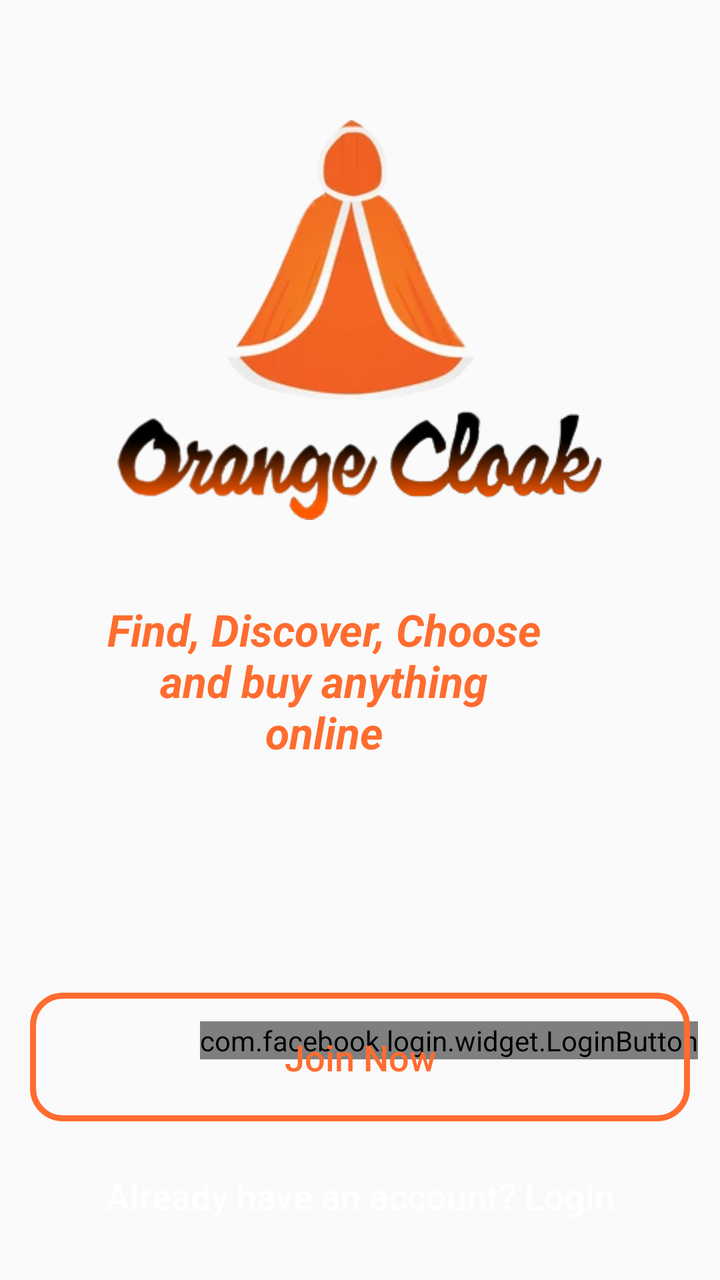
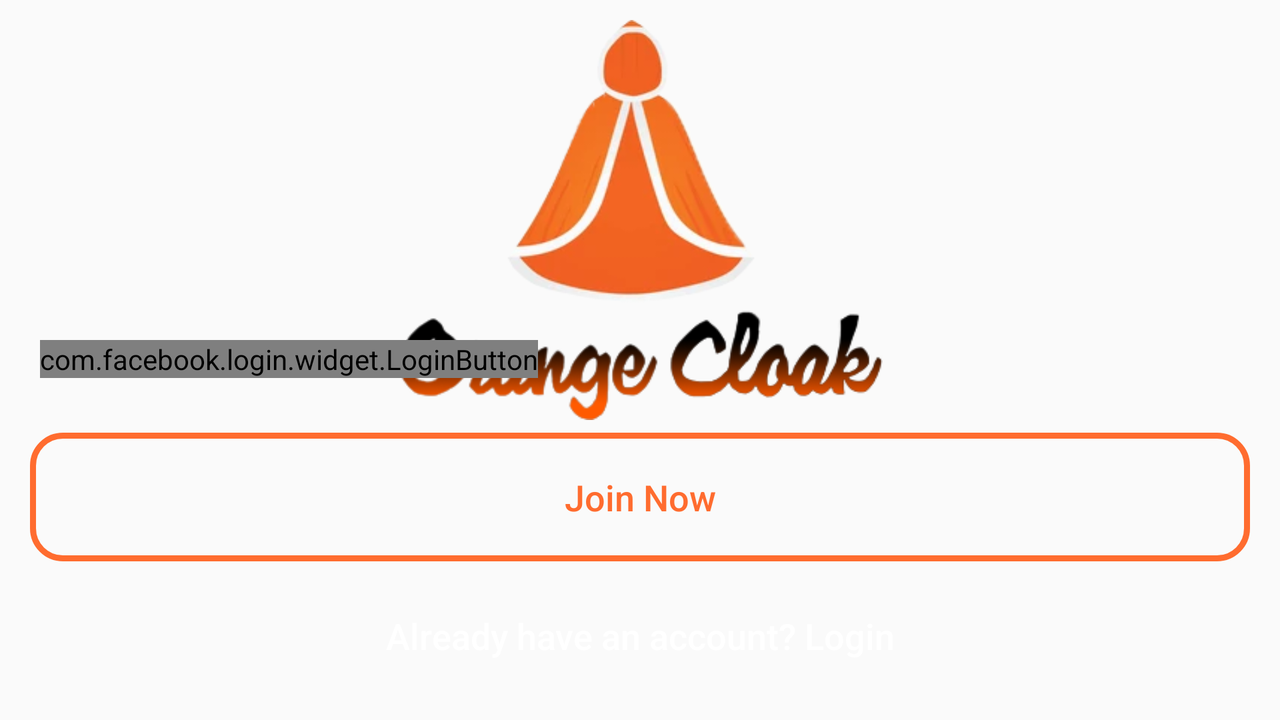

Compare how this app lays out the same screen by default and in its alternative resource folder. The renders come first, then the two layout files and the values they reference.
<!-- AndroidManifest.xml: application theme Theme.ECommerce -->
<!-- res/layout/activity_main.xml -->
<?xml version="1.0" encoding="utf-8"?>
<RelativeLayout xmlns:android="http://schemas.android.com/apk/res/android"
    xmlns:app="http://schemas.android.com/apk/res-auto"
    xmlns:tools="http://schemas.android.com/tools"
    android:layout_width="match_parent"
    android:layout_height="match_parent"
    tools:context=".MainActivity">

    <ImageView
        android:id="@+id/app_logo"
        android:layout_width="300dp"
        android:layout_height="200dp"
        android:layout_centerHorizontal="true"
        android:layout_marginTop="60dp"
        android:src="@drawable/applogo" />

    <TextView
        android:id="@+id/app_slogan"
        android:layout_width="220dp"
        android:layout_height="wrap_content"
        android:layout_alignParentTop="true"
        android:layout_alignParentEnd="true"
        android:layout_marginTop="300dp"
        android:layout_marginEnd="88dp"
        android:text="Find, Discover, Choose and buy anything online"
        android:textAlignment="center"
        android:textColor="@color/orange"
        android:textSize="22sp"
        android:textStyle="bold|italic" />

    <Button
        android:id="@+id/main_login_btn"
        android:layout_width="match_parent"
        android:layout_height="wrap_content"
        android:layout_alignParentBottom="true"
        android:layout_alignParentStart="true"
        android:layout_marginBottom="10dp"
        android:layout_marginLeft="15dp"
        android:layout_marginRight="15dp"
        android:background="@drawable/buttons"
        android:padding="20dp"
        android:textAllCaps="false"
        android:textSize="18sp"
        android:text="Already have an account? Login"
        android:textColor="@android:color/white"
        />

    <Button
        android:id="@+id/main_join_now_btn"
        android:layout_width="match_parent"
        android:layout_height="wrap_content"
        android:layout_marginBottom="5dp"
        android:layout_above="@+id/main_login_btn"
        android:layout_marginLeft="15dp"
        android:layout_marginRight="15dp"
        android:background="@drawable/input_design"
        android:padding="20dp"
        android:textAllCaps="false"
        android:textSize="18sp"
        android:text="Join Now"
        android:textColor="@color/orange"
        />

    <com.facebook.login.widget.LoginButton
        android:id="@+id/login_button"
        android:layout_width="wrap_content"
        android:layout_height="wrap_content"
        android:layout_gravity="center_horizontal"
        android:layout_below="@id/app_slogan"
        android:layout_marginLeft="100dp"
        android:layout_marginTop="130dp"
        android:layout_marginBottom="30dp" />

</RelativeLayout>
<!-- resources referenced by this layout -->
<resources>
  <color name="orange">#FF6C2F</color>
  <!-- drawable applogo: png bitmap (drawable, 52487 bytes) -->
  <!-- drawable input_design (drawable) -->
  <?xml version="1.0" encoding="utf-8"?>
  <shape xmlns:android="http://schemas.android.com/apk/res/android">
  
      <stroke
          android:width="3dp"
          android:color="@color/orange" />
  
      <corners android:radius="15dp" />
  </shape>
  <style name="Theme.ECommerce" parent="Theme.AppCompat.Light.NoActionBar">
          
          <item name="colorPrimary">@color/orange</item>
          <item name="colorPrimaryVariant">@color/orange_dark</item>
          <item name="colorOnPrimary">@color/white</item>
          
          <item name="colorSecondary">@color/teal_200</item>
          <item name="colorSecondaryVariant">@color/orange</item>
          <item name="colorOnSecondary">@color/black</item>
          
          <item name="android:statusBarColor" tools:targetApi="l">?attr/colorPrimaryVariant</item>
          
      </style>
  <color name="orange_dark">#ab3200</color>
  <color name="white">#FFFFFFFF</color>
  <color name="teal_200">#FF03DAC5</color>
  <color name="black">#FF000000</color>
</resources>
<!-- res/layout-land/activity_main.xml (the repository's variant of the layout above) -->
<!-- drawn on the phone turned sideways -->
<?xml version="1.0" encoding="utf-8"?>
<RelativeLayout xmlns:android="http://schemas.android.com/apk/res/android"
    xmlns:app="http://schemas.android.com/apk/res-auto"
    xmlns:tools="http://schemas.android.com/tools"
    android:layout_width="match_parent"
    android:layout_height="match_parent"
    tools:context=".MainActivity">

    <ImageView
        android:id="@+id/app_logo"
        android:layout_width="300dp"
        android:layout_height="200dp"
        android:layout_centerHorizontal="true"
        android:layout_marginTop="10dp"
        android:src="@drawable/applogo" />

    <Button
        android:id="@+id/main_login_btn"
        android:layout_width="match_parent"
        android:layout_height="wrap_content"
        android:layout_alignParentBottom="true"
        android:layout_alignParentStart="true"
        android:layout_marginBottom="10dp"
        android:layout_marginLeft="15dp"
        android:layout_marginRight="15dp"
        android:background="@drawable/buttons"
        android:padding="20dp"
        android:textAllCaps="false"
        android:textSize="18sp"
        android:text="Already have an account? Login"
        android:textColor="@android:color/white"
        />

    <Button
        android:id="@+id/main_join_now_btn"
        android:layout_width="match_parent"
        android:layout_height="wrap_content"
        android:layout_marginBottom="5dp"
        android:layout_above="@+id/main_login_btn"
        android:layout_marginLeft="15dp"
        android:layout_marginRight="15dp"
        android:background="@drawable/input_design"
        android:padding="20dp"
        android:textAllCaps="false"
        android:textSize="18sp"
        android:text="Join Now"
        android:textColor="@color/orange"
        />

    <com.facebook.login.widget.LoginButton
        android:id="@+id/login_button"
        android:layout_width="wrap_content"
        android:layout_height="wrap_content"
        android:layout_gravity="center_horizontal"
        android:layout_marginLeft="20dp"
        android:layout_marginTop="170dp"
        android:layout_marginBottom="30dp" />

</RelativeLayout>
